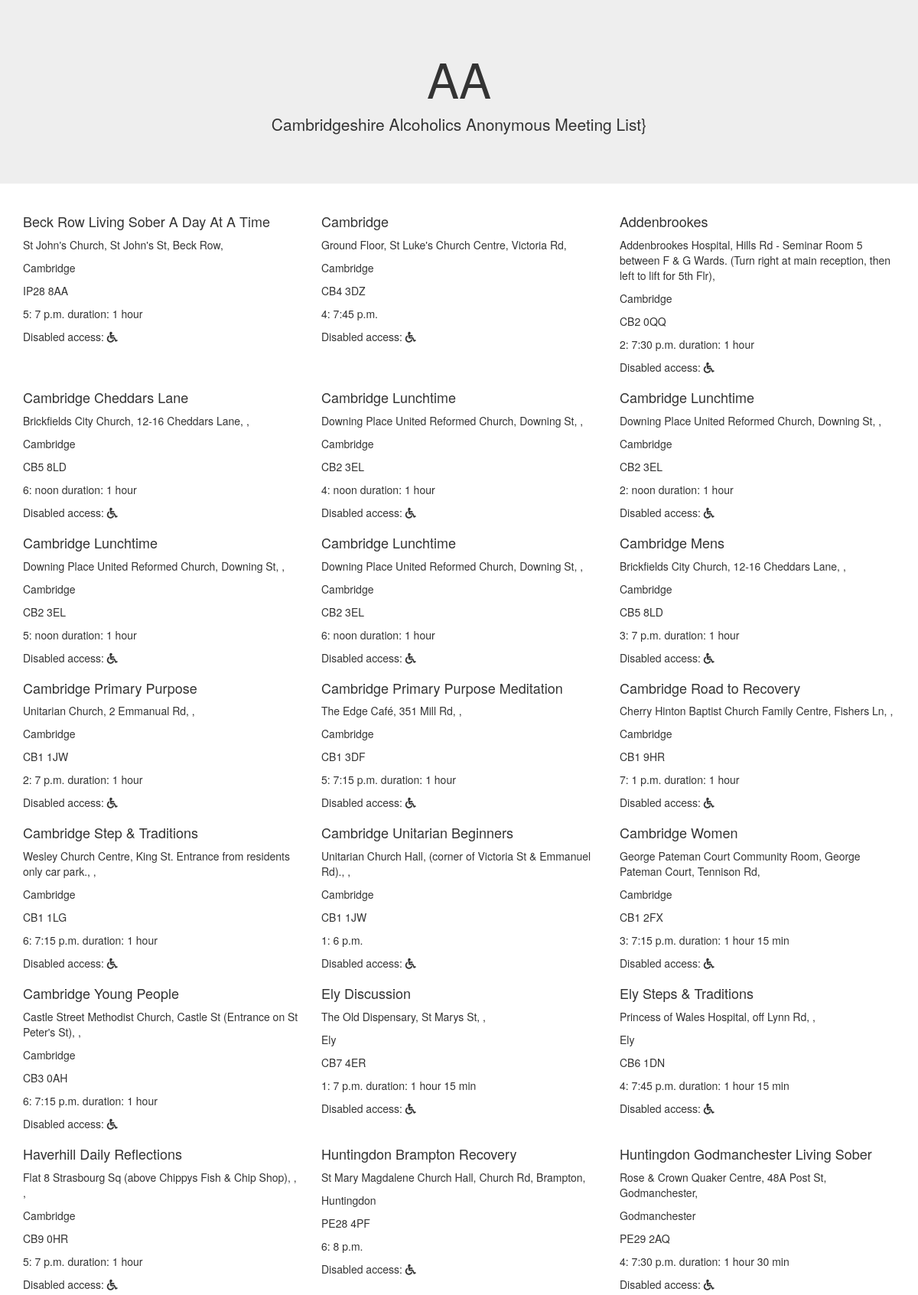
The page / (upper part) on the database its author committed.
### wtf/models.py (models this page shows, shortened)
class Meeting(models.Model):
    class Day(models.IntegerChoices):
        SUN = 1, "Sunday"
        MON = 2, "Monday"
        TUE = 3, "Tuesday"
        WED = 4, "Wednesday"
        THU = 5, "Thursday"
        FRI = 6, "Friday"
        SAT = 7, "Saturday"
    group = models.ForeignKey(Group, on_delete=models.CASCADE)
    venue = models.ForeignKey(Venue, on_delete=models.CASCADE)
    day= models.IntegerField(choices = Day.choices, default = Day.SUN)
    startTime=models.TimeField()
    duration=models.DurationField()
    description= models.TextField(blank=True)

class Group(models.Model):
    name = models.CharField(max_length=250)
    ig = models.ForeignKey(Ig, on_delete=models.CASCADE)
    description = models.TextField(blank=True)
    def __str__(self):
        return self.name

class Venue(models.Model):
    town=models.ForeignKey(Town, on_delete=models.PROTECT, blank=True)
    name=models.CharField(max_length=250)
    address1=models.CharField(max_length=250)
    address2=models.CharField(max_length=250, blank=True)
    address3=models.CharField(max_length=250, blank=True)
    postcode=models.CharField(max_length=10)
    latitude=models.FloatField(null=True)
    longtitude=models.FloatField(null=True)
    disabledAccess=models.BooleanField()
    description=models.TextField(blank=True)

class Town(models.Model):
    name = models.CharField(max_length=100)
    county = models.ForeignKey(County, on_delete=models.CASCADE)
    description = models.TextField(blank = True)
    def __str__(self):
        return self.name

### wtf/views.py (the view)
# urls.py: path('', views.main, name = 'main'),
def main(request):
    meetings = Meeting.objects.all()
    template = loader.get_template('home/main.html')
    context = {
        'meetings': meetings
    }
    return HttpResponse(template.render(context, request))

### wtf/templatetags/wtf_extras.py (called while the page is built)
@register.filter
def duration(td):
    total_seconds = int(td.total_seconds())
    hours = total_seconds // 3600
    minutes = (total_seconds % 3600) // 60
    if hours == 0 and minutes == 0:
        return ""
    elif hours == 1 and minutes == 0:
        return 'duration: {} hour'.format(hours)
    else:
        return 'duration: {} hour {} min'.format(hours, minutes)

### home/templates/home/main.html (shortened to what this page needs)
{% load wtf_extras %}
<!DOCTYPE html>
<html lang="en">
<head>
  <link rel="stylesheet" href="https://maxcdn.bootstrapcdn.com/bootstrap/3.4.1/css/bootstrap.min.css">
  <link rel="stylesheet" href="https://use.fontawesome.com/releases/v5.7.0/css/all.css"
>
</head>
<body>
<div class="jumbotron text-center">
  <h1>AA</h1>
  <p>Cambridgeshire Alcoholics Anonymous Meeting List}</p>
</div>
<div class="container">
  {% for meeting in meetings %}
  {%if forloop.counter == 1 %}
  <div class="row">
    {% endif %}
    <div class="col-sm-4">
      <h4>{{meeting.group }}</h4>
      <p>{{meeting.venue.address1}}, {{meeting.venue.address2}}, {{meeting.venue.address3}},</p>
      <p .strong>{{meeting.venue.town}}</p>
      <p>{{meeting.venue.postcode}}</p>
      <p>{{meeting.day}}: {{meeting.startTime}} {{meeting.duration|duration}}</p>
      <p>Disabled access: {{meeting.disabledAccess}}<i class="fas fa-wheelchair"></i></p>
    </div>
  {% if forloop.counter|divisibleby:"3" %}
  </div>
  <div class="row">
  {% endif %}
  {% endfor %}
</div>
</body>
</html>

### rows shown on the page
Meeting: group "Beck Row Living Sober A Day At A Time", venue.address1 "St John's Church", venue.address2 "St John's St", venue.address3 "Beck Row", venue.town "Cambridge", venue.postcode "IP28 8AA", day "5", startTime "7 p.m.", duration|duration "duration: 1 hour"
Meeting: group "Cambridge", venue.address1 "Ground Floor", venue.address2 "St Luke's Church Centre", venue.address3 "Victoria Rd", venue.town "Cambridge", venue.postcode "CB4 3DZ", day "4", startTime "7:45 p.m."
Meeting: group "Addenbrookes", venue.address1 "Addenbrookes Hospital", venue.address2 "Hills Rd - Seminar Room 5 between F & G Wards. (Turn right at main reception", venue.address3 "then left to lift for 5th Flr)", venue.town "Cambridge", venue.postcode "CB2 0QQ", day "2", startTime "7:30 p.m.", duration|duration "duration: 1 hour"
Meeting: group "Cambridge Cheddars Lane", venue.address1 "Brickfields City Church", venue.address2 "12-16 Cheddars Lane", venue.town "Cambridge", venue.postcode "CB5 8LD", day "6", startTime "noon", duration|duration "duration: 1 hour"
Meeting: group "Cambridge Lunchtime", venue.address1 "Downing Place United Reformed Church", venue.address2 "Downing St", venue.town "Cambridge", venue.postcode "CB2 3EL", day "4", startTime "noon", duration|duration "duration: 1 hour"
Meeting: group "Cambridge Lunchtime", venue.address1 "Downing Place United Reformed Church", venue.address2 "Downing St", venue.town "Cambridge", venue.postcode "CB2 3EL", day "2", startTime "noon", duration|duration "duration: 1 hour"
Meeting: group "Cambridge Lunchtime", venue.address1 "Downing Place United Reformed Church", venue.address2 "Downing St", venue.town "Cambridge", venue.postcode "CB2 3EL", day "5", startTime "noon", duration|duration "duration: 1 hour"
Meeting: group "Cambridge Lunchtime", venue.address1 "Downing Place United Reformed Church", venue.address2 "Downing St", venue.town "Cambridge", venue.postcode "CB2 3EL", day "6", startTime "noon", duration|duration "duration: 1 hour"
Meeting: group "Cambridge Mens", venue.address1 "Brickfields City Church", venue.address2 "12-16 Cheddars Lane", venue.town "Cambridge", venue.postcode "CB5 8LD", day "3", startTime "7 p.m.", duration|duration "duration: 1 hour"
Meeting: group "Cambridge Primary Purpose", venue.address1 "Unitarian Church", venue.address2 "2 Emmanual Rd", venue.town "Cambridge", venue.postcode "CB1 1JW", day "2", startTime "7 p.m.", duration|duration "duration: 1 hour"
Meeting: group "Cambridge Primary Purpose Meditation", venue.address1 "The Edge Café", venue.address2 "351 Mill Rd", venue.town "Cambridge", venue.postcode "CB1 3DF", day "5", startTime "7:15 p.m.", duration|duration "duration: 1 hour"
Meeting: group "Cambridge Road to Recovery", venue.address1 "Cherry Hinton Baptist Church Family Centre", venue.address2 "Fishers Ln", venue.town "Cambridge", venue.postcode "CB1 9HR", day "7", startTime "1 p.m.", duration|duration "duration: 1 hour"
Meeting: group "Cambridge Step & Traditions", venue.address1 "Wesley Church Centre", venue.address2 "King St. Entrance from residents only car park.", venue.town "Cambridge", venue.postcode "CB1 1LG", day "6", startTime "7:15 p.m.", duration|duration "duration: 1 hour"
Meeting: group "Cambridge Unitarian Beginners", venue.address1 "Unitarian Church Hall", venue.address2 "(corner of Victoria St & Emmanuel Rd).", venue.town "Cambridge", venue.postcode "CB1 1JW", day "1", startTime "6 p.m."
Meeting: group "Cambridge Women", venue.address1 "George Pateman Court Community Room", venue.address2 "George Pateman Court", venue.address3 "Tennison Rd", venue.town "Cambridge", venue.postcode "CB1 2FX", day "3", startTime "7:15 p.m.", duration|duration "duration: 1 hour 15 min"
Meeting: group "Cambridge Young People", venue.address1 "Castle Street Methodist Church", venue.address2 "Castle St (Entrance on St Peter's St)", venue.town "Cambridge", venue.postcode "CB3 0AH", day "6", startTime "7:15 p.m.", duration|duration "duration: 1 hour"
Meeting: group "Ely Discussion", venue.address1 "The Old Dispensary", venue.address2 "St Marys St", venue.town "Ely", venue.postcode "CB7 4ER", day "1", startTime "7 p.m.", duration|duration "duration: 1 hour 15 min"
Meeting: group "Ely Steps & Traditions", venue.address1 "Princess of Wales Hospital", venue.address2 "off Lynn Rd", venue.town "Ely", venue.postcode "CB6 1DN", day "4", startTime "7:45 p.m.", duration|duration "duration: 1 hour 15 min"
Meeting: group "Haverhill Daily Reflections", venue.address1 "Flat 8 Strasbourg Sq (above Chippys Fish & Chip Shop)", venue.town "Cambridge", venue.postcode "CB9 0HR", day "5", startTime "7 p.m.", duration|duration "duration: 1 hour"
Meeting: group "Huntingdon Brampton Recovery", venue.address1 "St Mary Magdalene Church Hall", venue.address2 "Church Rd", venue.address3 "Brampton", venue.town "Huntingdon", venue.postcode "PE28 4PF", day "6", startTime "8 p.m."
Meeting: group "Huntingdon Godmanchester Living Sober", venue.address1 "Rose & Crown Quaker Centre", venue.address2 "48A Post St", venue.address3 "Godmanchester", venue.town "Godmanchester", venue.postcode "PE29 2AQ", day "4", startTime "7:30 p.m.", duration|duration "duration: 1 hour 30 min"
